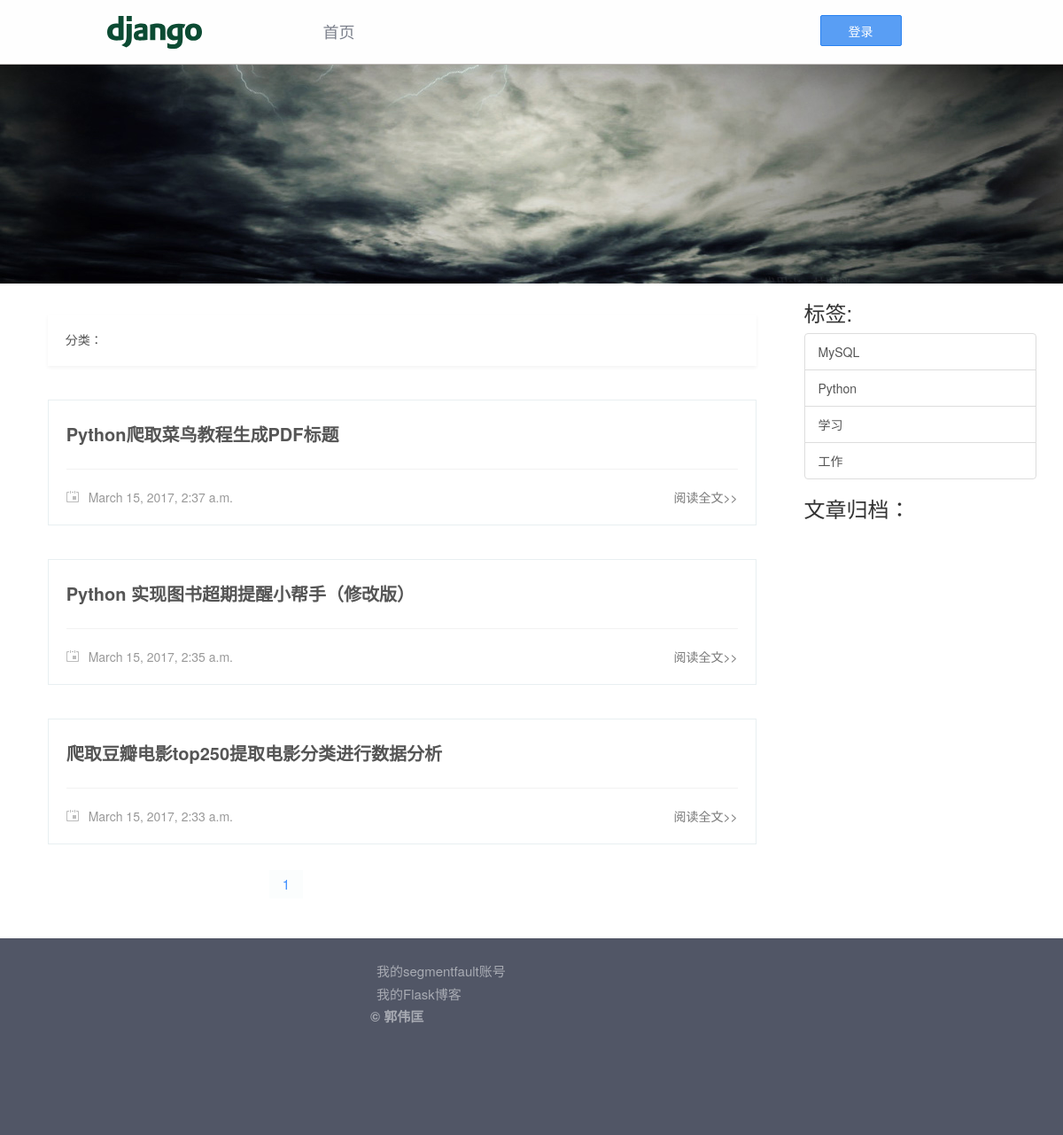
The page /tag/1 on the database its author committed.
### blog/models.py (models this page shows, shortened)
class Article(models.Model):
    STATUS_CHOICES = (
        ('d', 'Draft'),
        ('p', 'Publish')
    )
    title = models.CharField('标题', max_length=140)
    body = models.TextField('正文')
    created_time = models.DateTimeField('创建时间')
    last_modified_time = models.DateTimeField('修改时间')
    """
         choices 参数需要的值，choices选项会使该field在被渲染成form时
         被渲染为一个select组件，这里我定义了两个状态，
         一个是Draft（草稿），一个是Published（已发布），
         select组件会有两个选项：Draft 和 Published。
         但是存储在数据库中的值分别是'd'和'p'，这就是 choices的作用。
    """
    status = models.CharField('文章状态', max_length=1, choices=STATUS_CHOICES)
    abstract = models.CharField('摘要', max_length=60, blank=True, null=True,
                                help_text="可选，如若为空将摘取正文的前60个字符")
    views = models.PositiveIntegerField('浏览量', default=0)
    likes = models.PositiveIntegerField('点赞数', default=0)
    topped = models.BooleanField('置顶', default=False)
    """
        文章的分类，ForeignKey即数据库中的外键。
        外键的定义是：如果数据库中某个表的列的值是另外一个表的主键。
        外键定义了一个一对多的关系，这里即一篇文章对应一个分类，而一个分类下可能有多篇文章.
        详情参考django官方文档关于ForeinKey的说明，
        on_delete=models.SET_NULL表示删除某个分类（category）后该分类下所有的Article的外键设为null（空）
    """
    category = models.ForeignKey('Category', verbose_name='分类',
                                 null=True, on_delete=models.SET_NULL)
    tags = models.ManyToManyField('Tag', verbose_name='标签集合', blank=True)
    objects = ArticleManage()
    class Meta:
        ordering = ['-last_modified_time']

class Tag(models.Model):
    name = models.CharField('标签名', max_length=20)
    created_time = models.DateTimeField('创建时间', auto_now_add=True)
    last_modified_time = models.DateTimeField('修改时间', auto_now=True)

### blog/views.py (the view)
# urls.py: url(r'^tag/(?P<tag_id>\d+)$', views.TagView.as_view(), name='tag'),
class TagView(ListView):
    template_name = 'blog/index.html'
    context_object_name = "article_list"
    def get_queryset(self):
        article_list = Article.objects.filter(tags=self.kwargs['tag_id'], status='p')
        for article in article_list:
            article.body = markdown2.markdown(article.body, extras=['fenced-code-blocks'],)
        return article_list
    def get_context_data(self, **kwargs):
        kwargs['tag_list'] = Tag.objects.all().order_by('name')
        return super(TagView, self).get_context_data(**kwargs)

### blog/templatetags/paginate_tags.py (called while the page is built)
def get_right(current_page, right, num_pages):
    if current_page == num_pages:
        return []
    return [i + 1 for i in range(current_page, current_page + right - 1) if i < num_pages - 1]

### blog/templates/blog/index.html (shortened to what this page needs)
{% extends 'base.html' %}
{% block content %}
    <div id="banner" class="noselect"></div>
    <div class="container">
        <div class="row">
            <div class="col-lg-9">
                <div id="category" class="noselect">
                    <div id="category-title">
                        <ul>
                            <li>分类：</li>
                        </ul>
                    </div>
                </div>
                <div id="bd" class="wrp clear-fix">
                    <div id="main">
                        {% load paginate_tags %}
                        {% for article in article_list %}
                            <div class="post">
                                <div class="post-hd">
                                    <h1 class="title"><a href="{% url 'blog:detail' article.pk %}">{{ article.title }}</a></h1>
                                </div>
                                <div class="post-ft">
                                    <a href="{% url 'blog:detail' article.id %}" class="more">阅读全文>></a>
                                    <i class="icon-date"></i>
                                    <span class="date">{{ article.last_modified_time }}</span>
                                </div>
                            </div>
                        {% endfor %}
                        {% include 'blog/pagination.html' %}
                    </div>
                </div>
            </div>
            <div class="col-lg-3">
                <h3>标签:</h3>
                <div class="list-group">
                    {% for tag in tag_list %}
                        <a href="{% url 'blog:tag' tag.pk %}" class="list-group-item">{{ tag.name }}</a>
                    {% endfor %}
                </div>
                <h3>文章归档：</h3>
            </div>
        </div>
    </div>
{% endblock %}

### blog/static/blog/css/style.css (style rules this page uses)
html, body { margin: 0; padding: 0; border: 0; font-size: 100%; vertical-align: baseline; line-height: 1; }
body { margin: 0; padding: 0; font: 12px 'Microsoft Yahei', '微软雅黑', 'simsun', Arial, sans-serif; background-color: #edf4f6; min-width: 960px; }
ul { padding: 0; margin: 0; }
li { list-style: none; }
a { text-decoration: none }
.noselect { -webkit-touch-callout: none; -webkit-user-select: none; -khtml-user-select: none; -moz-user-select: none; -ms-user-select: none; user-select: none; }
.wrp { width: 960px; height: 72px; margin: 0 auto; }
.clear-fix:after { clear: both; display: block; visibility: hidden; overflow: hidden; height: 0; content: '.' }
.clear-fix { zoom: 1 }
#banner { background: url(../img/banner.jpg) no-repeat center; height: 247px; }
#bd { margin: 0 auto; width: 800px; height: auto; }
#main { float: left; overflow-x: hidden; width: 100% }
.post { margin-top: 38px; border: 1px solid #e8eff1; background-color: #fff; padding-left: 20px; padding-right: 20px; }
.post-hd .title { margin: 27px 0 27px; font-size: 20px; font-weight: bold; color: #555; }
.post-hd .title a { color: #555; }
.icon-date { display: inline-block; *display: inline; *zoom: 1; width: 14px; height: 13px; margin-right: 7px; background: url(../img/date.png) no-repeat; }
.read, .date { color: #999; margin-right: 12px; }
.post-ft { margin-top: 28px; padding: 21px 0 21px 0; border-top: 1px solid #f2f2f2; color: #999; font-size: 14px; }
.post-ft .more { float: right; color: #777; }
#category { display: block; width: 800px; margin: 0 auto; height: 58px; margin-top: 35px; background-color: #fff; box-shadow: 0 2px 4px rgba(0, 0, 0, 0.05); }
#category-title { margin-left: 20px; }
#category-title li { display: inline-block; *display: inline; *zoom: 1; font-size: 14px; color: #555; line-height: 57px; vertical-align: top; }

### rows shown on the page
Article: title "Python爬取菜鸟教程生成PDF标题", last_modified_time "March 15, 2017, 2:37 a.m."
Article: title "Python 实现图书超期提醒小帮手（修改版）", last_modified_time "March 15, 2017, 2:35 a.m."
Article: title "爬取豆瓣电影top250提取电影分类进行数据分析", last_modified_time "March 15, 2017, 2:33 a.m."
Tag: name "MySQL"
Tag: name "Python"
Tag: name "学习"
Tag: name "工作"
